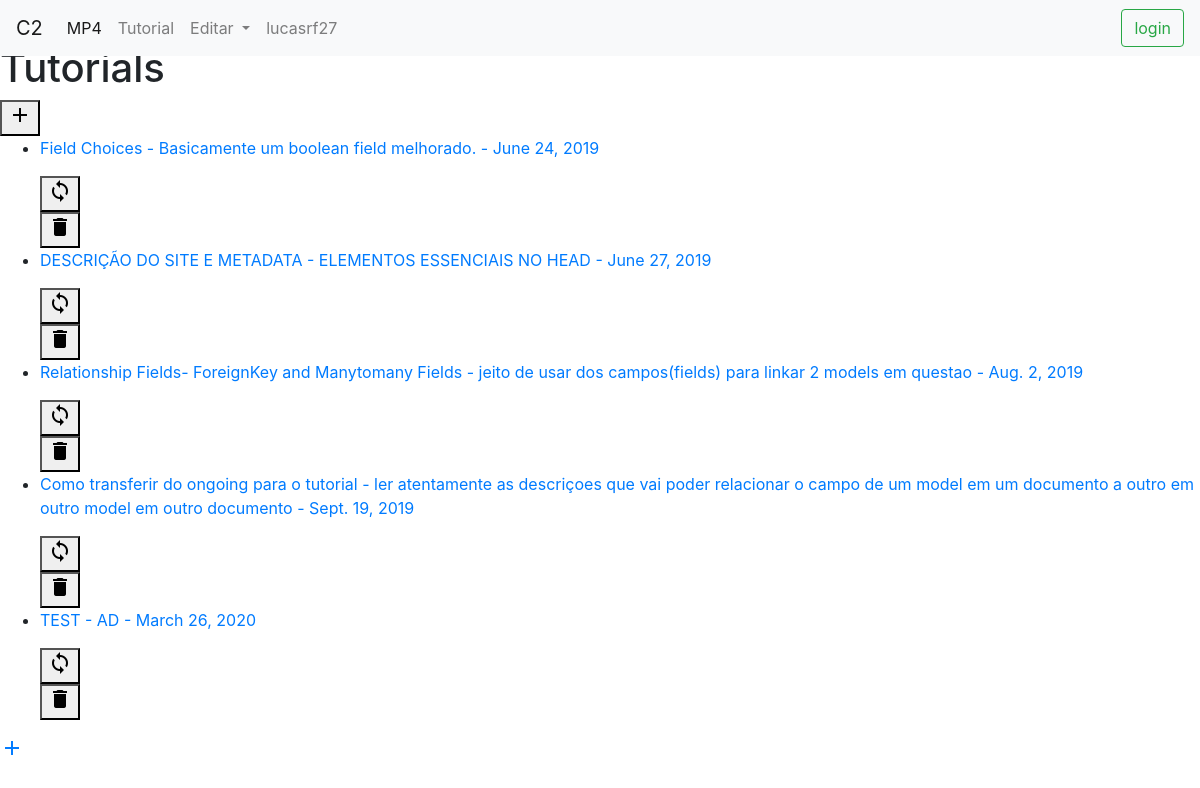
The page /c2vconfig/tutorial/ (signed in) on the database its author committed.
### c2vconfig/models.py (models this page shows, shortened)
class Tutorial (models.Model):
    assunto = models.CharField(max_length=100)
    url = models.URLField(max_length=350)
    preview = models.TextField(max_length=200)
    data = models.DateField(default=datetime.today)
    code = models.TextField(max_length=2000)
    ENGLISH = 'ENG'
    PORTUGUES = 'PT'
    OUTRO = 'QQ'
    field_choices = [
        (ENGLISH, 'INGLES'),
        (PORTUGUES, 'PORTUGUES'),
        (OUTRO, 'QUALQUER'),
    ]
    idioma = models.CharField(
        max_length=3,
        default=OUTRO,
        choices=field_choices)

### c2vconfig/views.py (the view)
# urls.py: path('tutorial/', TutorialView.as_view(), name='tutorial'),
class TutorialView(ListView):
    model = Tutorial
    template_name = 'tutorial.html'
    def get_queryset(self):
        return Tutorial.objects.all()

### c2vconfig/templates/Tutorial.html (shortened to what this page needs)
{% extends 'base.html' %}
{% load static %}
{% get_media_prefix as MEDIA_PREFIX %}
{% block content %}
<body>
  {% block title %}Tutorial{% endblock %}
  <h1>Tutorials</h1>
  <form method="get" action="{% url 'tutorial-add' %}">
    <button type="submit"><i class="material-icons">add</i></button>
  </form>
  <div class="cats">
    <ul>
        {% for Tutorial in object_list %}
            <li>
              <a href="{{Tutorial.url}}">
                <p>{{Tutorial.assunto}} - {{Tutorial.preview}} - {{Tutorial.data}}</p>
              </a>
              <form action="{% url 'tutorial-update' Tutorial.id %}">
                <button type="submit"><i class="material-icons">sync</i></button>
              </form>
              <form action="{% url 'tutorial-delete' Tutorial.id %}" method='post'>
                <button type="submit" onclick="return confirm('are you sure to delete?')"><i class="material-icons">delete</i></button>
              </form>
            </li>
        {% endfor %}
    </ul>
  </div>
<form method="post">
  <a href="{% url 'tutorial-add'  %}"<i class="material-icons">add</i></a>
</form>
</body>
{% endblock %}

### c2vconfig/templates/base.html (shortened to what this page needs)
{% load static %}
{% get_media_prefix as MEDIA_PREFIX %}
<!DOCTYPE html>
<html>
<head>
  <link rel="stylesheet" type="text/css" href="{% static 'style.css' %}">
  <link rel="stylesheet" href="https://stackpath.bootstrapcdn.com/bootstrap/4.3.1/css/bootstrap.min.css">
</head>
<body>
  <nav class="navbar navbar-expand-lg navbar-light bg-light navbar fixed-top">
    <a class="navbar-brand" href="{% url 'home' %}">C2</a>
    <div class="collapse navbar-collapse" id="navbarSupportedContent">
      <ul class="navbar-nav mr-auto">
        <li class="nav-item active">
          <a class="nav-link" href="{% url 'MP4' %}">MP4 <span class="sr-only">(current)</span></a>
        </li>
        <li class="nav-item">
          <a class="nav-link" href="{% url 'tutorial' %}">Tutorial</a>
        </li>
        <li class="nav-item dropdown">
          <a class="nav-link dropdown-toggle" href="#" id="navbarDropdown" role="button" data-toggle="dropdown" aria-haspopup="true" aria-expanded="false">
            Editar
          </a>
        </li>
        <li class="nav-item">
          <a class="nav-link">{{request.user.username}}</a>
        </li>
      </ul>
      <form class="form-inline my-2 my-lg-0" action="{% url 'login' %}">
        <button class="btn btn-outline-success my-2 my-sm-0" type="submit">login</button>
      </form>
    </div>
  </nav>
  {% block content %}
  {% endblock %}
</body>
</html>

### static/style.css (style rules this page uses)
body { padding-top: 20px; }

### rows shown on the page
Tutorial: assunto "Field Choices", preview "Basicamente um boolean field melhorado.", data "June 24, 2019"
Tutorial: assunto "DESCRIÇÃO DO SITE E METADATA", preview "ELEMENTOS ESSENCIAIS NO HEAD", data "June 27, 2019"
Tutorial: assunto "Relationship Fields- ForeignKey and Manytomany Fields", preview "jeito de usar dos campos(fields) para linkar 2 models em questao", data "Aug. 2, 2019"
Tutorial: assunto "Como transferir do ongoing para o tutorial", preview "ler atentamente as descriçoes que vai poder relacionar o campo de um model em um documento a outro em outro model em outro documento", data "Sept. 19, 2019"
Tutorial: assunto "TEST", preview "AD", data "March 26, 2020"

### other values the page prints
{{ request.user.username }} "lucasrf27"
